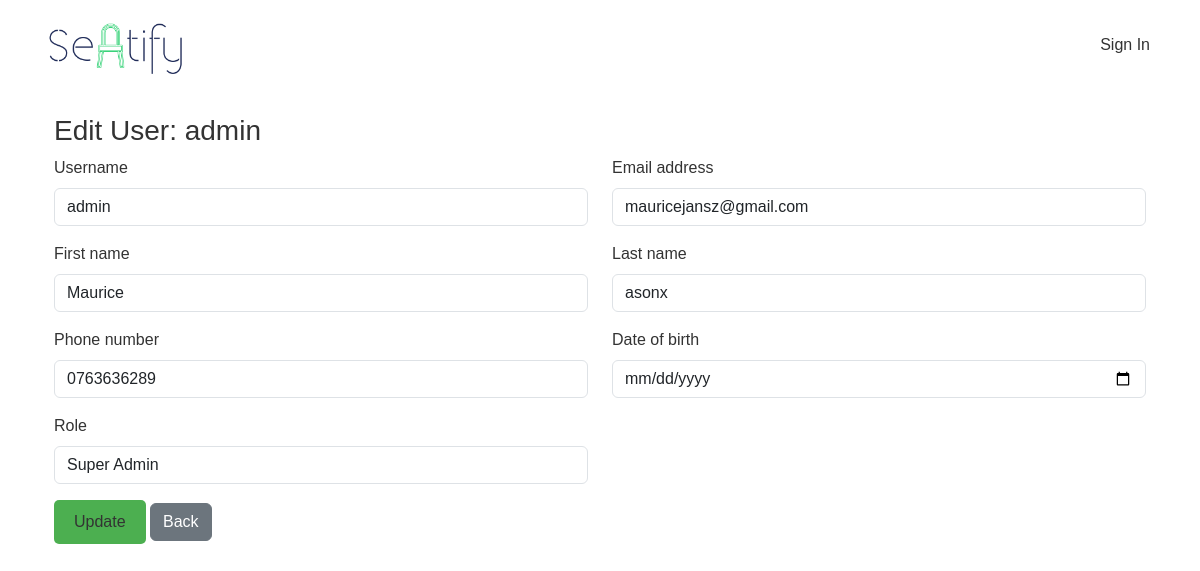
The app's page /accounts/users/1/edit/, older data.
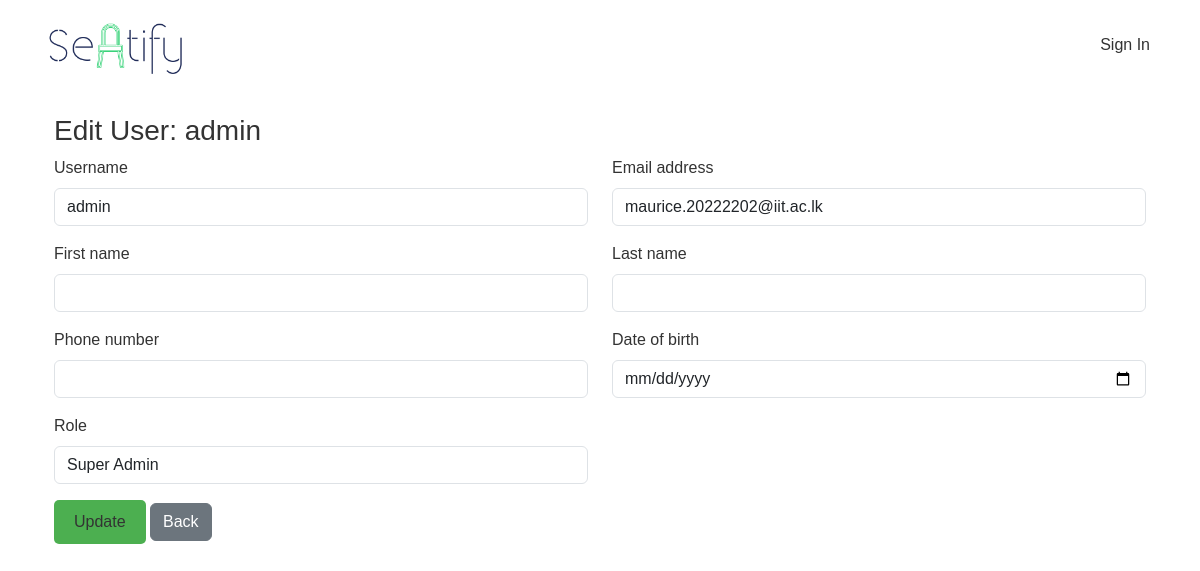
The same page, newer data.
### accounts/models.py (models this page shows, shortened)
class User(AbstractUser):
    ROLE_CHOICES = [
        ('super_admin', 'Super Admin'),
        ('manager', 'Restaurant Manager'),
        ('user', 'App User'),
    ]
    role = models.CharField(max_length=20, choices=ROLE_CHOICES, default='user')
    is_verified = models.BooleanField(default=False)
    date_of_birth = models.DateField(null=True, blank=True)
    phone_number = models.CharField(max_length=15, unique=True, null=True, blank=True)
    groups = models.ManyToManyField(
        Group,
        related_name="custom_user_groups",
        blank=True,
        help_text="The groups this user belongs to.",
        verbose_name="groups",
    )
    user_permissions = models.ManyToManyField(
        Permission,
        related_name="custom_user_permissions",
        blank=True,
        help_text="Specific permissions for this user.",
        verbose_name="user permissions",
    )

### accounts/views.py (the view)
# urls.py: path('users/<int:user_id>/edit/', views.edit_user, name='edit_user'),
def edit_user(request, user_id):
    user = User.objects.get(id=user_id)
    if request.method == 'POST':
        form = UserForm(request.POST, instance=user)
        if form.is_valid():
            form.save()
            return redirect('accounts:manage_users')
    else:
        form = UserForm(instance=user)
    return render(request, 'edit_user.html', {'form': form, 'user': user})

### accounts/forms.py
class UserForm(forms.ModelForm):
    class Meta:
        model = User
        fields = ['username', 'email', 'first_name', 'last_name', 'phone_number', 'date_of_birth', 'role']
        widgets = {
            'username': forms.TextInput(attrs={'class': 'form-control'}),
            'email': forms.EmailInput(attrs={'class': 'form-control'}),
            'first_name': forms.TextInput(attrs={'class': 'form-control'}),
            'last_name': forms.TextInput(attrs={'class': 'form-control'}),
            'phone_number': forms.TextInput(attrs={'class': 'form-control'}),
            'date_of_birth': forms.DateInput(attrs={'class': 'form-control', 'type': 'date'}),
            'role': forms.Select(attrs={'class': 'form-control'}),
        }

### accounts/templates/edit_user.html (shortened to what this page needs)
{% extends 'base.html' %}
{% block content %}
<div class="container mt-4">
    <h3>Edit User: {{ user.username }}</h3>
    <form method="POST">
        <div class="row">
            {% for field in form %}
                <div class="col-md-6 mb-3">
                    <label for="{{ field.id_for_label }}" class="form-label">{{ field.label }}</label>
                    {{ field }}
                </div>
            {% endfor %}
        </div>
        <button type="submit" class="btn btn-primary">Update</button>
        <a href="{% url 'accounts:manage_users' %}" class="btn btn-secondary">Back</a>
    </form>
</div>
{% endblock %}

Row changes from the older to the newer data that the page shows:
changed User "admin": email "mauricejansz@gmail.com" → "maurice.20222202@iit.ac.lk"; first_name "Maurice" → (not shown); last_name "asonx" → (not shown); phone_number "0763636289" → (not shown)
